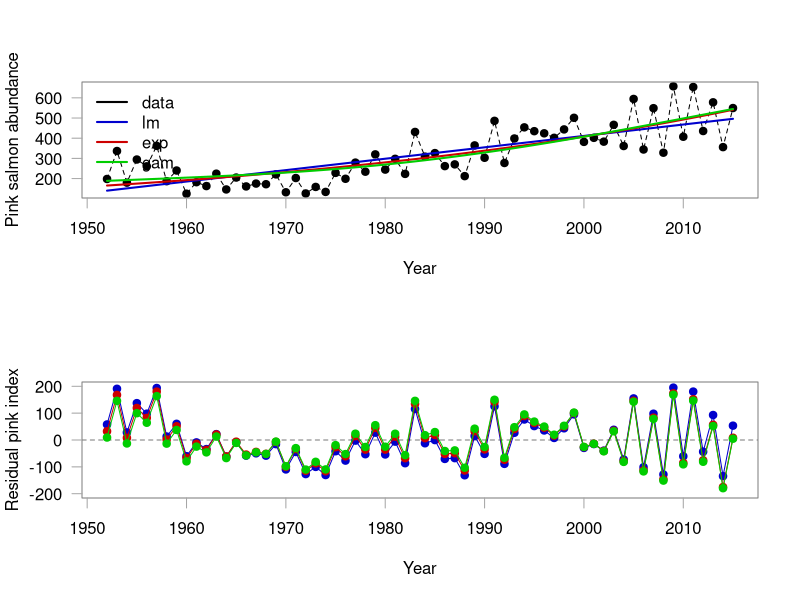

Write the R code that produced this figure. (Note: this script raises an error after producing the figure.)
## De-trend covariates

if(!dir.exists("./figures/detrend-covars/"))
    dir.create("./figures/detrend-covars/")

## Pink abundance ------------------------------------------

## Get pink abundance data
comp.dat <- read.table(file = "./data/competitor_indices_2019_09_26.csv",
                       stringsAsFactors = FALSE, sep = ",",
                       header=TRUE)
comp.dat <- subset(comp.dat, select = c(Year, pink_numbers_np))
names(comp.dat) <- c("Year", "pink_raw")


## Fit time-trend models
pink.lm <- lm(pink_raw ~ Year, data = comp.dat)

pink.exp <- nls(pink_raw ~ I(exp(1)^(a + b * Year)),
               data = comp.dat, start = c(a = 0, b = 0.001), trace = FALSE)

pink.gam <- mgcv::gam(pink_raw ~ s(Year, k = 3), data = comp.dat, gamma = 2)


## Save de-trended data
comp.dat$pink_lm  <- residuals(pink.lm)
comp.dat$pink_exp <- residuals(pink.exp)
comp.dat$pink_gam <- residuals(pink.gam)
write.csv(comp.dat, "./data/pink_abundance_detrend.csv", row.names = FALSE)


## MSE
sum(comp.dat$pink_lm^2)
sum(comp.dat$pink_exp^2)
sum(comp.dat$pink_gam^2)


## Vis model fits
pdf("./figures/detrend-covars/pink_fits.pdf", width = 8, height = 9)
par(mfrow = c(2, 1))
plot(comp.dat$Year, comp.dat$pink_raw,
     type = "o",
     lty = 2,
     pch = 19,
     xlab = "Year",
     ylab = "Pink salmon abundance",
     axes = FALSE)
box(col = "grey50")
axis(side = 1, lwd = 0, lwd.tick = 1, col = "grey65")
axis(side = 2, lwd = 0, lwd.tick = 1, las = 1, col = "grey65")
lines(comp.dat$Year, predict(pink.lm), lwd = 2, col = "blue3")
lines(comp.dat$Year, predict(pink.exp),lwd = 2,  col = "red3")
lines(comp.dat$Year, predict(pink.gam),lwd = 2,  col = "green3")
legend("topleft", legend = c("data", "lm", "exp", "gam"), lwd = 2,
       col = c("black", "blue3", "red3", "green3"),
       bty = 'n')
##
plot(comp.dat$Year, resid(pink.lm),
     ylim = c(-200, 200),
     xlab = "Year",
     ylab = "Residual pink index",
     axes = FALSE,
     type = "o",
     pch = 19,
     col = "blue3",
     panel.first = abline(h = 0, col = "grey50", lty = 2))
box(col = "grey50")
axis(side = 1, lwd = 0, lwd.tick = 1, col = "grey65")
axis(side = 2, lwd = 0, lwd.tick = 1, las = 1, col = "grey65")
lines(comp.dat$Year, resid(pink.exp), type = "o", col = "red3", pch = 19)
lines(comp.dat$Year, resid(pink.gam), type = "o", col = "green3", pch = 19)
dev.off()


## Vis residual series correlations
pdf("./figures/detrend-covars/pink_cor.pdf", width = 8, height = 8)
g <- splom(comp.dat[ , names(comp.dat) != "Year"],
           par.settings = theme.mjm(),
           pch = 19, las = 1,
           panel = function(x, y, ...) {
               panel.splom(x, y, ...)
                panel.text(min(x), max(y),
                           paste("r =", round(cor(x, y, use = "pairwise.complete.obs"), 2)),
                           cex = 0.8, adj = 0, col = "black")
           })
print(g)
dev.off()


## Vis ACF of residual series
pdf("./figures/detrend-covars/pink_acf.pdf", width = 9, height = 8)
par(mfrow = c(2, 2), las = 1)
acf(comp.dat$pink_raw, main = "Pink data")
acf(resid(pink.lm), main = "Linear model residuals")
acf(resid(pink.exp), main = "Exponential model residuals")
acf(resid(pink.gam), main = "GAM model residuals")
dev.off()

# acf(comp.dat$pink_raw, main = "Pink data")$acf
# acf(resid(pink.lm), main = "Linear model residuals")$acf
# acf(resid(pink.exp), main = "Exponential model residuals")$acf
# acf(resid(pink.gam), main = "GAM model residuals")$acf



## SST 1st year --------------------------------------------
## Here, I use the raw SST values, rather than the anomalies

## Get SST data
sst.dat <- read.table("./data/sst_yr_1_stock_anomalies.csv",
                      stringsAsFactors = FALSE, sep = ",",
                      header = TRUE)


## Fit models
sst.lst  <- vector("list", length(unique(sst.dat$Stock.ID)))
sst.pred <- vector("list", length(unique(sst.dat$Stock.ID)))
ind <- 1
for(i in unique(sst.dat$Stock.ID)) {
    sst.dat.i  <- sst.dat[sst.dat$Stock.ID == i, ]
    sst.pred.i <- sst.dat[sst.dat$Stock.ID == i, ]
    sst.lm <- lm(sst_raw ~ Year, data = sst.dat.i)
    sst.exp <- nls(sst_raw ~ I(exp(1)^(a + b * Year)),
                   control = list(maxiter = 500),
                   data = sst.dat.i, start = c(a = -1, b = 0.001), trace = FALSE)
    sst.gam <- mgcv::gam(sst_raw ~ s(Year, k = 3), data = sst.dat.i, gamma = 2)

    sst.pred.i$sst_lm  <- predict(sst.lm)
    sst.pred.i$sst_exp <- predict(sst.exp)
    sst.pred.i$sst_gam <- predict(sst.gam)
    sst.pred[[ind]] <- sst.pred.i

    sst.dat.i$sst_lm  <- residuals(sst.lm)
    sst.dat.i$sst_exp <- residuals(sst.exp)
    sst.dat.i$sst_gam <- residuals(sst.gam)
    sst.lst[[ind]] <- sst.dat.i
    ind <- ind + 1
}
sst.detrend <- plyr::rbind.fill(sst.lst)
sst.predict <- plyr::rbind.fill(sst.pred)
write.csv(sst.detrend, "./data/sst_yr_1_stock_anomalies_detrend.csv", row.names = FALSE)


## Vis model fits
pdf("./figures/detrend-covars/sst_fits.pdf", width = 8, height = 9)
for(i in unique(sst.detrend$Stock.ID)) {
    sst.i <- sst.detrend[sst.detrend$Stock.ID == i, ]
    pred.i <- sst.predict[sst.predict$Stock.ID == i, ]
    par(mfrow = c(2, 1))
    plot(sst.i$Year, sst.i$sst_raw,
         type = "o",
         main = i,
         lty = 2,
         pch = 19,
         xlab = "Year",
         ylab = "SST raw",
         axes = FALSE,
         panel.first = abline(h = 0, col = "grey50", lty = 2))
    box(col = "grey50")
    axis(side = 1, lwd = 0, lwd.tick = 1, col = "grey65")
    axis(side = 2, lwd = 0, lwd.tick = 1, las = 1, col = "grey65")
    lines(pred.i$Year, pred.i$sst_lm, lwd = 2, col = "blue3")
    lines(pred.i$Year, pred.i$sst_exp, lwd = 2,  col = "red3")
    lines(pred.i$Year, pred.i$sst_gam, lwd = 2,  col = "green3")
    legend("topleft", legend = c("data", "lm", "exp", "gam"), lwd = 2,
           col = c("black", "blue3", "red3", "green3"),
           bty = 'n')
    ##
    plot(sst.i$Year, sst.i$sst_lm,
         ylim = c(-2, 2),
         xlab = "Year",
         ylab = "Residual sst index",
         axes = FALSE,
         type = "o",
         pch = 19,
         col = "blue3",
         panel.first = abline(h = 0, col = "grey50", lty = 2))
    box(col = "grey50")
    axis(side = 1, lwd = 0, lwd.tick = 1, col = "grey65")
    axis(side = 2, lwd = 0, lwd.tick = 1, las = 1, col = "grey65")
    lines(sst.i$Year, sst.i$sst_exp, type = "o", col = "red3", pch = 19)
    lines(sst.i$Year, sst.i$sst_gam, type = "o", col = "green3", pch = 19)
}
dev.off()


## Vis residual series correlations
pdf("./figures/detrend-covars/sst_cor.pdf", width = 8, height = 8)
for(i in unique(sst.detrend$Stock.ID)) {
    sst.i <- sst.detrend[sst.detrend$Stock.ID == i, ]
    g <- splom(sst.i[ , !names(sst.i) %in% c("Year", "sst_anomaly", "Stock.ID")],
               par.settings = theme.mjm(),
               main = as.character(i),
               pch = 19, las = 1,
               panel = function(x, y, ...) {
                   panel.splom(x, y, ...)
                    panel.text(min(x), max(y),
                               paste("r =", round(cor(x, y, use = "pairwise.complete.obs"), 2)),
                               cex = 0.8, adj = 0, col = "black")
               })
    print(g)
}
dev.off()


## Vis ACF of residual series
pdf("./figures/detrend-covars/sst_acf.pdf", width = 9, height = 8)
for(i in unique(sst.detrend$Stock.ID)) {
    sst.i <- sst.detrend[sst.detrend$Stock.ID == i, ]
    par(mfrow = c(2, 2), las = 1)
    acf(sst.i$sst_raw, main = "SST raw")
    acf(sst.i$sst_lm, main = "Linear model residuals")
    acf(sst.i$sst_exp, main = "Exponential model residuals")
    acf(sst.i$sst_gam, main = "GAM model residuals")
    title(as.character(i), line = -1.5, outer = TRUE)
}
dev.off()
